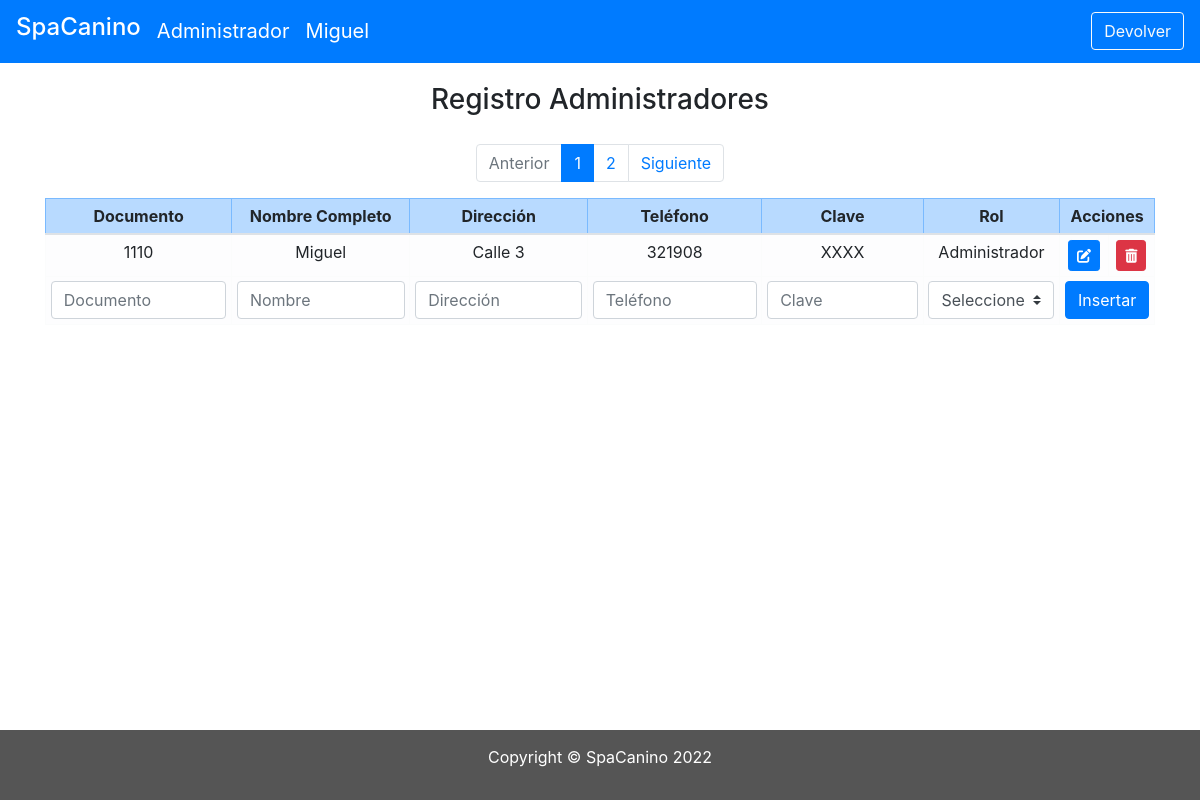
Page /admin/funcionario/admin/index.php (signed in) on the committed database.
### tables this page shows
CREATE TABLE `roles` (
  `id_rol` int(2) NOT NULL,
  `role` varchar(40) DEFAULT NULL
);

CREATE TABLE `users` (
  `id_usu` int(12) NOT NULL,
  `id_rol` int(2) DEFAULT NULL,
  `name` varchar(80) DEFAULT NULL,
  `adress` varchar(40) DEFAULT NULL,
  `cel` bigint(11) DEFAULT NULL,
  `pass` varchar(500) DEFAULT NULL
);

### admin/funcionario/admin/index.php (the view, shortened to what this page needs)
<?php
    require_once("../../../conexion/conexion.php");
    $rol=$_SESSION['rol'];
    $name=$_SESSION['name'];
    $sql= "SELECT * FROM roles where id_rol = :ro";
    $resultado=$base->prepare($sql);
    $resultado->execute(array(":ro" => $rol));
    $reg=$resultado->fetch(PDO::FETCH_ASSOC);
    $nomrol=$reg["role"];
    $regis = 6;
    if(isset($_GET["pagina"])){
        if($_GET["pagina"]==1){
            header("Location:index.php");
        }else{
            $pagina=$_GET["pagina"];
        }
    }else{
        $pagina=1;
    }
    $empieza=($pagina-1)*$regis;
    $sql= 'SELECT * FROM users';
    $senten=$base->prepare($sql);
    $senten->execute();
    $totalregis=$senten->rowCount();
    $paginas = $totalregis/$regis;
    $paginas = ceil($paginas);
    $regis=$base->query("SELECT * from users WHERE id_rol = 1 LIMIT $empieza, $regis")->fetchALL(PDO::FETCH_OBJ);
?>
<!DOCTYPE html>
<html lang="es">
<head>
    <link rel="stylesheet" href="https://cdn.jsdelivr.net/npm/bootstrap@4.6.2/dist/css/bootstrap.min.css">
    <link rel="stylesheet" href="../../../css/styles.css">
</head>
<body>
    <nav class="navbar navbar-expand-lg navbar-dark bg-primary">
        <a class="navbar-brand" href="#"><h4>SpaCanino</h4></a>
        <a class="navbar-brand rol" href="#"><?php echo $nomrol ?></a>
        <a class="navbar-brand rol" href="#"><?php echo $name ?></a>
        <div class="form-inline">
            <a href="../user.php"><button class="btn btn-outline-light my-2 my-sm-0">Devolver</button></a>
        </div>
    </nav>
    <div class="title">
        <h3 class="text-center">Registro Administradores</h3>
    </div>
    <div class="container">
        <form method="GET" autocomplete="off">
            <div class="table-responsive-xxl table-sm">
                <table class="table table-bordered table-striped ">
                    <thead >
                        <tr class="table-primary text-center">
                            <th>Documento</th>
                            <th>Nombre Completo</th>
							<th>Dirección</th>
							<th>Teléfono</th>
							<th>Clave</th>
                            <th>Rol</th>
                            <th colspan="2">Acciones</th>
                        </tr>
                    </thead>
                    <tbody class="text-center bordered">
                        <?php
                            foreach ($regis as $administrador) :
                                $rol = $administrador->id_rol;
                                $sql= "SELECT * FROM roles where id_rol = :id";
                                $resultado=$base->prepare($sql);
                                $resultado->execute(array(":id"=>$rol));
                                $regi=$resultado->fetch(PDO::FETCH_ASSOC);
                        ?>
                        <tr class="table-light" >
                            <td><?php echo $administrador->id_usu?></td>
                            <td><?php echo $administrador->name?></td>
							<td><?php echo $administrador->adress?></td>
							<td><?php echo $administrador->cel?></td>
							<td>XXXX</td>
                            <td><?php echo $regi['role'];?></td>
							<td>
                                <a href="editar.php?id=<?php echo $administrador->id_usu?> & nom=<?php echo $administrador->name?>  & dir=<?php echo $administrador->adress?>"><button type="button" class="btn btn-sm btn-primary"><i class="fa-solid fa-pen-to-square"></i></button></a>
                            </td>
                            <td>
                                <a href="eliminar.php?id=<?php echo $administrador->id_usu?>"><button type="button" class="btn btn-sm btn-danger"> <i class="fa-solid fa-trash-can"></i></button></a>
                            </td>
                        <?php
                            endforeach;
                        ?>
                            </tr>
                        <tr class="table-light" >
                            <nav aria-label="Page navigation example">
                                <ul class="pagination justify-content-center">
                                    <li class="page-item <?php echo $pagina<=1? 'disabled' : '' ?>">
                                            <a class="page-link" href="index.php?pagina=<?php echo $pagina-1 ?>">Anterior</a>
                                    </li>
                                    <?php
                                        for($i=0; $i<$paginas; $i++):?>
                                            <li class="page-item <?php echo $pagina==$i+1? 'active': ''?>">
                                                <a class="page-link"
                                                href="index.php?pagina=<?php echo $i+1?>">
                                            <?php echo $i+1?></a>
                                            </li>
                                            <?php endfor?>
                                    <li class="page-item <?php  echo $pagina>=$paginas? 'disabled' : '' ?> "><a class="page-link" href="index.php?pagina=<?php echo $pagina+1 ?>">Siguiente</a></li>
                                </ul>
                            </nav>
                        </tr>
                        <tr class="table-light" >
                            <td><input type="number" name="id" class="form-control" placeholder="Documento"></td>
                            <td><input type="text" name="nom" class="form-control" placeholder="Nombre"></td>
                            <td><input type="text" name="dire" class="form-control" placeholder="Dirección"></td>
                            <td><input type="number" name="tel" class="form-control" placeholder="Teléfono"></td>
                            <td><input type="password" name="cla" class="form-control" placeholder="Clave"></td>
                            <td>
                                <div class="input-group">
                                    <select class="custom-select" name="rol">
                                        <option value="" >Seleccione</option>
                                    </select>
                                </div>
                            </td>
                            <td colspan="5" align="center"><input  type="submit" class="btn btn-primary" name="insert" value="Insertar" ></td>
                        </tr>
                    </tbody>
                </table>
            </div>
        </form>
    </div>
    <footer class="text-center ">
        <p>Copyright &copy; SpaCanino <script>document.write(new Date().getFullYear());</script></p>
    </footer>
</body>
</html>

### css/styles.css (style rules this page uses)
* { margin: 0; padding: 0; box-sizing: border-box; }
body { display: flex; flex-direction: column; min-height: 100vh; }
.navbar { margin-bottom: 0; border-radius: 0; }
h3 { padding: 20px; }
footer { background-color: #555; color: white; padding: 20px; margin-top: auto; }

### admin/funcionario/admin/index.php (style rules this page uses)
footer { background-color: #555; color: white; padding: 15px; }

### rows in the picture
roles: role "Administrador"
users: id_usu "1110", name "Miguel", adress "Calle 3", cel "321908", id_rol.role "Administrador"

### other values in the picture
$name "Miguel"
